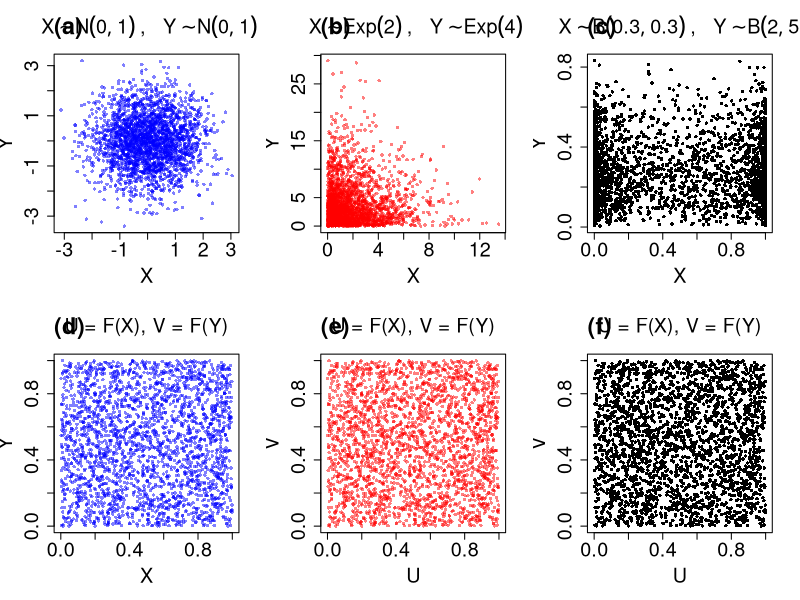

The R script that drew this image: (Note: this script raises an error after producing the figure.)
library(MASS)  
library(here)

set.seed(1234)

n <- 2500
Sigma <- matrix(c(1, 0, 0, 1), 2, 2)  # Zero correlation
norm_data <- mvrnorm(n, mu = c(0, 0), Sigma = Sigma)

X_raw <- norm_data[, 1]
Y_raw <- norm_data[, 2]

U <- pnorm(X_raw)
V <- pnorm(Y_raw)


X_exp <- qexp(U, rate = 0.5) 
Y_exp <- qexp(V, rate = 0.25) 

# Transform to Beta with distinct shape parameters
X_beta <- qbeta(U, shape1 = 0.3, shape2 = 0.3)
Y_beta <- qbeta(V, shape1 = 2,   shape2 = 5)


png("motivation_examples/Figures/Example_zero_cor.png", width = 900, height = 600)

par(mfrow = c(2, 3))  # Arrange plots in 2 rows, 3 columns

cex.axis.size <- 1.8  # Size for axis labels (numbers on axes)
cex.lab.size <- 1.8   # Size for x and y axis labels
cex.main.size <- 1.8  # Size for main title
thickness <- 1.8      # Thickness for axis lines, titles, etc.

# Plot (a)
plot(X_raw, Y_raw, 
     pch = 16, col = rgb(0, 0, 1, 0.5),
     cex = 0.7,
     cex.axis = cex.axis.size, 
     cex.lab = cex.lab.size,    
     cex.main = cex.main.size,  
     main = expression(~ X %~% N(0, 1) ~ ",  " ~ Y %~% N(0, 1)),
     xlab = "X", 
     ylab = "Y")
mtext("(a)", side = 3, line = 1.3, adj = 0, cex = 1.4, font = 2) 

# Plot (b)
plot(X_exp, Y_exp, 
     pch = 16, col = rgb(1, 0, 0, 0.5),
     cex = 0.7, 
     cex.axis = cex.axis.size,  
     cex.lab = cex.lab.size,    
     cex.main = cex.main.size,  
     main = expression(~ X %~% Exp(2) ~ ",  " ~ Y %~% Exp(4)),
     xlab = "X", 
     ylab = "Y")
mtext("(b)", side = 3, line = 1.3, adj = 0, cex = 1.4, font = 2) 

# Plot (c)
plot(X_beta, Y_beta, 
     pch = 16, col = "black",
     cex = 0.7, 
     cex.axis = cex.axis.size,  
     cex.lab = cex.lab.size,    
     cex.main = cex.main.size,  
     main = expression(~ X %~% B(0.3, 0.3) ~ ",  " ~ Y %~% B(2, 5)),
     xlab = "X", 
     ylab = "Y")
mtext("(c)", side = 3, line = 1.3, adj = 0, cex = 1.4, font = 2) 

# Plot (d)
plot(U, V, 
     pch = 16, col = rgb(0, 0, 1, 0.5),
     cex = 0.7, 
     cex.axis = cex.axis.size,  
     cex.lab = cex.lab.size,    
     cex.main = cex.main.size,  
     main = expression("U = F(X), V = F(Y)"),
     xlab = "X", 
     ylab = "Y")
mtext("(d)", side = 3, line = 1.3, adj = 0, cex = 1.4, font = 2) 

# Plot (e)
plot(U, V, 
     pch = 16, col = rgb(1, 0, 0, 0.5),
     cex = 0.7, 
     cex.axis = cex.axis.size,  
     cex.lab = cex.lab.size,    
     cex.main = cex.main.size,  
     main = expression("U = F(X), V = F(Y)"),
     xlab = "U", 
     ylab = "V")
mtext("(e)", side = 3, line = 1.3, adj = 0, cex = 1.4, font = 2) 

# Plot (f)
plot(U, V, 
     pch = 16, col = "black",
     cex = 0.7, 
     cex.axis = cex.axis.size,  
     cex.lab = cex.lab.size,    
     cex.main = cex.main.size,  
     main = expression("U = F(X), V = F(Y)"),
     xlab = "U", 
     ylab = "V")
mtext("(f)", side = 3, line = 1.3, adj = 0, cex = 1.4, font = 2) 

dev.off()


# Print correlation values
cat("Sample correlation (Exponential X', Y'):", cor(X_beta, Y_beta), "\n")
cat("Sample correlation (Restored X'', Y''):", cor(X_restored, Y_restored), "\n")




